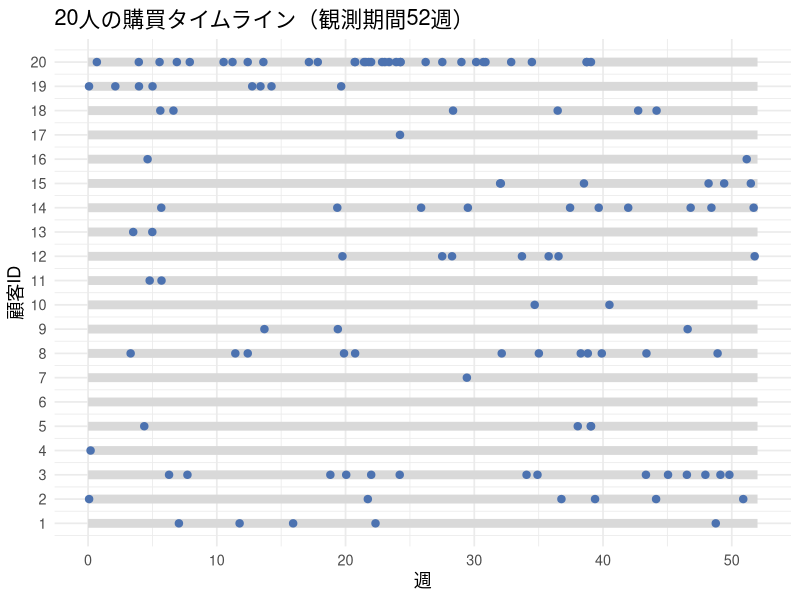
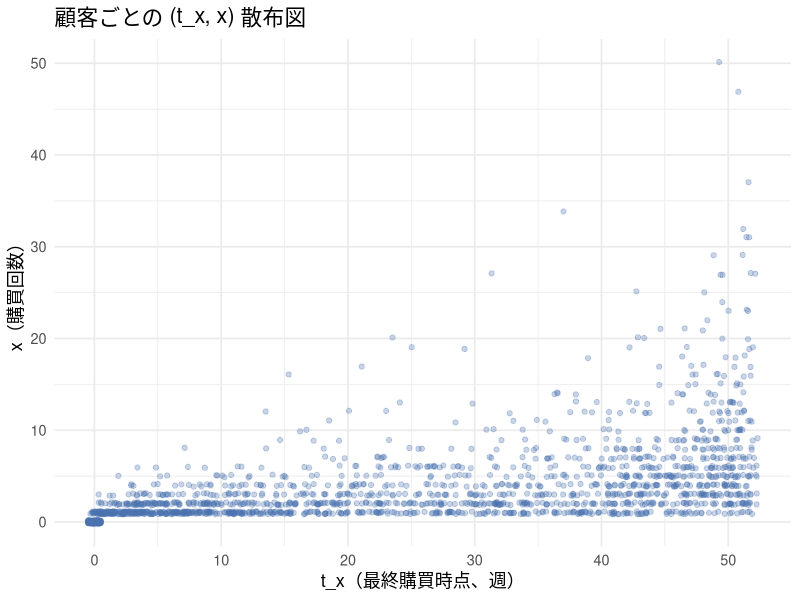
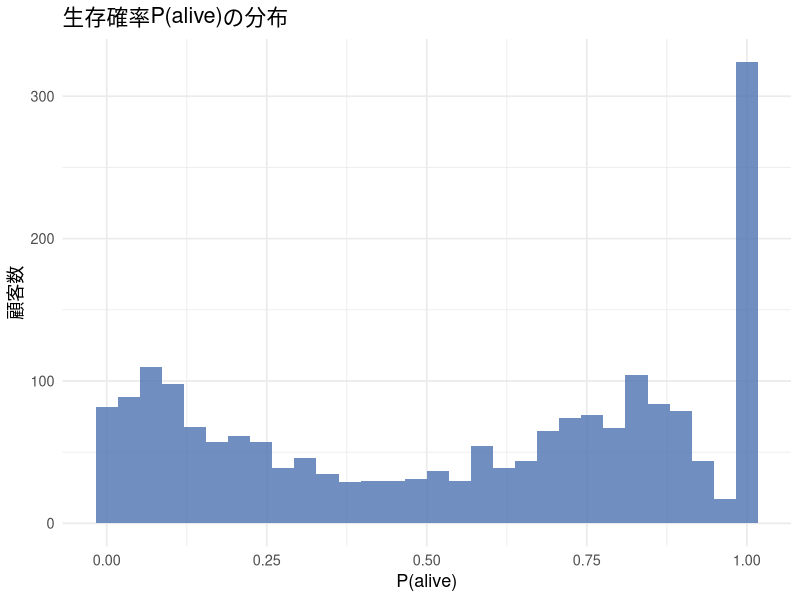
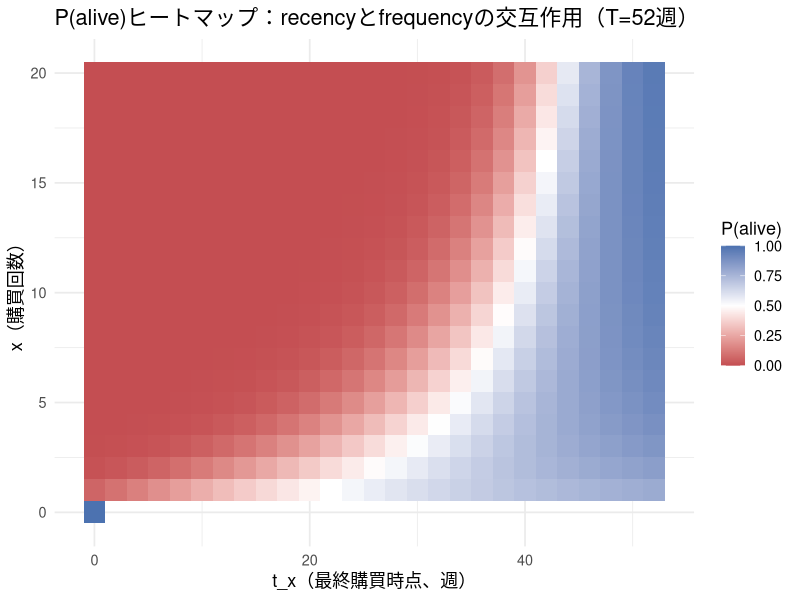
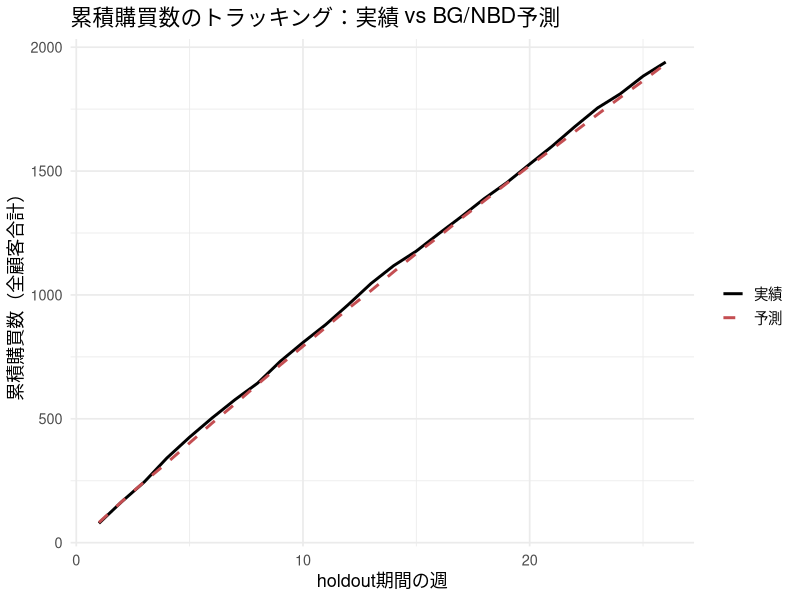
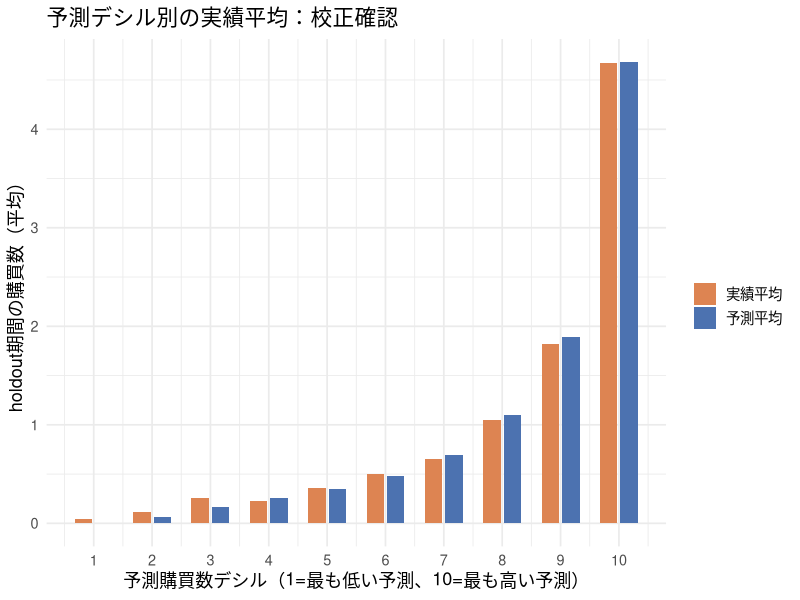
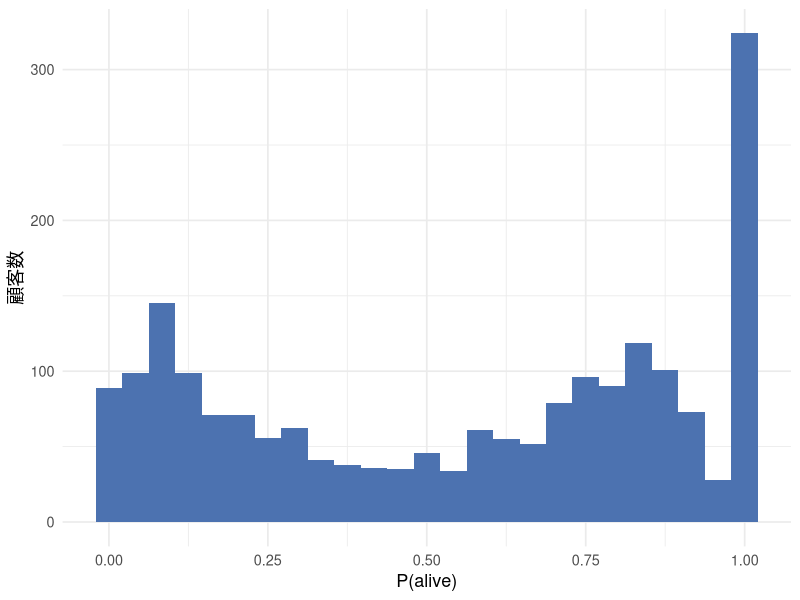
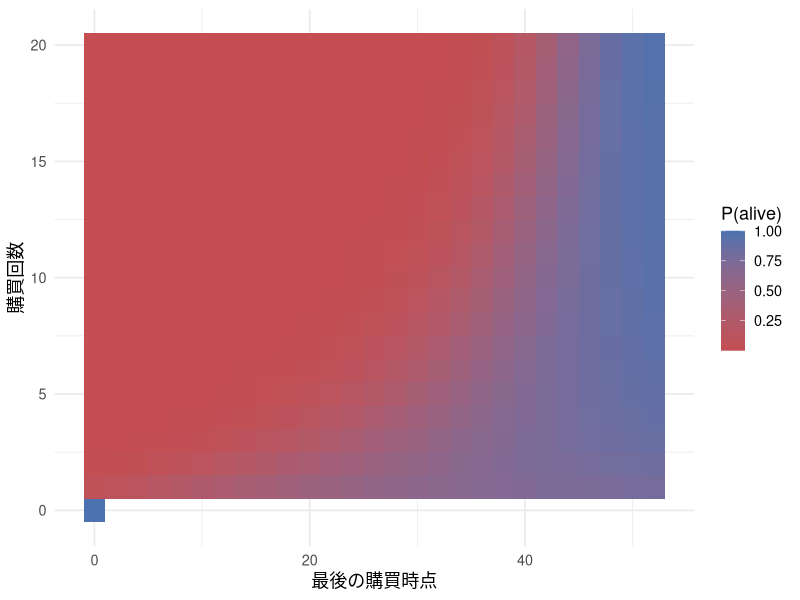

The R script that drew these images, in order:
## ---- chunk 1
#| include: false
library(ggplot2)
library(dplyr)
library(tidyr)
library(knitr)

set.seed(202610)

theme_lecture <- function() {
  fam <- if (Sys.info()[["sysname"]] == "Darwin") "Hiragino Sans" else ""
  theme_minimal(base_size = 13, base_family = fam)
}
theme_set(theme_lecture())
knitr::opts_chunk$set(fig.align = "center", dpi = 144)
options(scipen = 8)



simulate_customer_events <- function(lambda, p_drop, T) {
  t <- 0
  events <- c()
  repeat {
    wait <- rexp(1, rate = lambda)
    t_next <- t + wait
    if (t_next > T) break
    t <- t_next
    events <- c(events, t)
    if (runif(1) < p_drop) break   # 購買直後に確率p_dropで離脱
  }
  events
}

n_demo <- 20
T_demo <- 52
r_demo <- 0.8; alpha_demo <- 6; a_demo <- 0.7; b_demo <- 2.5

lambda_demo <- rgamma(n_demo, shape = r_demo, rate = alpha_demo)
p_demo <- rbeta(n_demo, a_demo, b_demo)

timeline_list <- lapply(1:n_demo, function(i) {
  ev <- simulate_customer_events(lambda_demo[i], p_demo[i], T_demo)
  # 購買0回の顧客は rep(i, 0) が長さ0になり、0行のdata.frameになる（安全）
  data.frame(customer = rep(i, length(ev)), event_time = ev)
})
timeline_df <- do.call(rbind, timeline_list)

ggplot(timeline_df, aes(x = event_time, y = customer)) +
  annotate("segment", x = 0, xend = T_demo, y = 1:n_demo, yend = 1:n_demo,
           color = "gray85", linewidth = 3) +
  geom_point(color = "#4C72B0", size = 2.2) +
  labs(x = "週", y = "顧客ID", title = "20人の購買タイムライン（観測期間52週）") +
  scale_y_continuous(breaks = 1:n_demo)



N <- 2000
T_cal <- 52     # calibration期間（週）
T_holdout <- 26 # holdout期間（週）
T_total <- T_cal + T_holdout

r_true <- 0.8; alpha_true <- 6; a_true <- 0.7; b_true <- 2.5

lambda_true <- rgamma(N, shape = r_true, rate = alpha_true)
p_true <- rbeta(N, a_true, b_true)

# 各顧客の購買イベントを観測期間全体(calibration+holdout)でシミュレーションする
simulate_full_history <- function(lambda, p_drop, T) {
  t <- 0
  events <- c()
  repeat {
    wait <- rexp(1, rate = lambda)
    t_next <- t + wait
    if (t_next > T) break
    t <- t_next
    events <- c(events, t)
    if (runif(1) < p_drop) break
  }
  events
}

all_events <- vector("list", N)
for (i in 1:N) {
  all_events[[i]] <- simulate_full_history(lambda_true[i], p_true[i], T_total)
}

# calibration期間(52週)だけを見て (x, t_x) を作る(holdoutの情報は使わない)
x_cal  <- sapply(all_events, function(ev) sum(ev <= T_cal))
tx_cal <- sapply(all_events, function(ev) {
  ev_cal <- ev[ev <= T_cal]
  if (length(ev_cal) == 0) 0 else max(ev_cal)
})

cat("calibration期間の購買回数xの分布:\n")
table(cut(x_cal, breaks = c(-1, 0, 1, 2, 3, 5, 10, Inf),
          labels = c("0", "1", "2", "3", "4-5", "6-10", "11+")))



scatter_df <- data.frame(x = x_cal, tx = tx_cal)
ggplot(scatter_df, aes(x = tx, y = x)) +
  geom_jitter(alpha = 0.3, width = 0.5, height = 0.15, color = "#4C72B0") +
  labs(x = "t_x（最終購買時点、週）", y = "x（購買回数）",
       title = "顧客ごとの (t_x, x) 散布図")



# logsumexp: log(exp(a) + exp(b)) を数値的に安定に計算する
logsumexp2 <- function(log_a, log_b) {
  m <- pmax(log_a, log_b)
  m + log(exp(log_a - m) + exp(log_b - m))
}

# BG/NBDの対数尤度（ベクトル化: x, tx, Tは同じ長さのベクトル）
bgnbd_loglik <- function(r, alpha, a, b, x, tx, T) {
  ln_Bab <- lbeta(a, b)  # 定数(全顧客共通)

  # 第1項(常に生きている経路)
  ln_A0 <- lbeta(a, b + x) - ln_Bab +
    lgamma(r + x) - lgamma(r) +
    r * log(alpha) - (r + x) * log(alpha + T)

  # 第2項(t_xで離脱していた経路)。x=0の行では式自体を評価しない
  ln_A1 <- rep(-Inf, length(x))
  idx <- x > 0
  ln_A1[idx] <- lbeta(a + 1, b + x[idx] - 1) - ln_Bab +
    lgamma(r + x[idx]) - lgamma(r) +
    r * log(alpha) - (r + x[idx]) * log(alpha + tx[idx])

  logsumexp2(ln_A0, ln_A1)
}

# optimに渡す負の対数尤度。thetaはlog変換した(r,alpha,a,b)を受け取る(正値制約を外すため)
neg_loglik_bgnbd <- function(theta_log, x, tx, T) {
  params <- exp(theta_log)
  r <- params[1]; alpha <- params[2]; a <- params[3]; b <- params[4]
  -sum(bgnbd_loglik(r, alpha, a, b, x, tx, T))
}



theta_init <- log(c(r = 1, alpha = 1, a = 1, b = 1))

opt_result <- optim(
  par = theta_init,
  fn = neg_loglik_bgnbd,
  x = x_cal, tx = tx_cal, T = rep(T_cal, N),
  method = "L-BFGS-B",
  hessian = TRUE
)

theta_hat <- exp(opt_result$par)
names(theta_hat) <- c("r", "alpha", "a", "b")
theta_hat



true_params <- c(r = r_true, alpha = alpha_true, a = a_true, b = b_true)

recovery_df <- data.frame(
  parameter = names(true_params),
  true_value = true_params,
  estimate = round(theta_hat, 4)
)
kable(recovery_df, caption = "真値とMLE推定値の比較（N=2,000、calibration 52週）")



# Hessianはlog-scaleのthetaについてのものなので、delta法で元のスケールのSEに変換する
vcov_log <- solve(opt_result$hessian)
se_log <- sqrt(diag(vcov_log))

# delta法: g(theta) = exp(theta) のとき se(g(theta)) ~ g(theta) * se(theta)
se_orig <- theta_hat * se_log

ci_lower <- theta_hat - 1.96 * se_orig
ci_upper <- theta_hat + 1.96 * se_orig

inference_df <- data.frame(
  parameter = names(true_params),
  true_value = true_params,
  estimate = round(theta_hat, 4),
  se = round(se_orig, 4),
  ci_lower = round(ci_lower, 4),
  ci_upper = round(ci_upper, 4)
)
kable(inference_df, caption = "推定値・標準誤差・95%信頼区間（真値との比較）")



palive_bgnbd <- function(r, alpha, a, b, x, tx, T) {
  ratio <- (alpha + T) / (alpha + tx)
  term <- ifelse(x > 0, (a / (b + x - 1)) * ratio^(r + x), 0)
  1 / (1 + term)
}

# 全顧客にP(alive)を付与する
palive_all <- palive_bgnbd(theta_hat["r"], theta_hat["alpha"], theta_hat["a"], theta_hat["b"],
                           x_cal, tx_cal, T_cal)

cat("P(alive)の要約統計:\n")
summary(palive_all)



ggplot(data.frame(palive = palive_all), aes(x = palive)) +
  geom_histogram(bins = 30, fill = "#4C72B0", alpha = 0.8) +
  labs(x = "P(alive)", y = "顧客数", title = "生存確率P(alive)の分布")



x_grid  <- 0:20
tx_grid <- seq(0, 52, by = 2)

heatmap_df <- expand.grid(x = x_grid, tx = tx_grid)
# t_x > T になる組み合わせ、あるいは x=0なのにtx>0という不可能な組み合わせは除く
heatmap_df <- heatmap_df[heatmap_df$tx <= T_cal & !(heatmap_df$x == 0 & heatmap_df$tx > 0), ]

heatmap_df$palive <- palive_bgnbd(
  theta_hat["r"], theta_hat["alpha"], theta_hat["a"], theta_hat["b"],
  heatmap_df$x, heatmap_df$tx, T_cal
)

ggplot(heatmap_df, aes(x = tx, y = x, fill = palive)) +
  geom_tile() +
  scale_fill_gradient2(low = "#C44E52", mid = "white", high = "#4C72B0",
                        midpoint = 0.5, limits = c(0, 1)) +
  labs(x = "t_x（最終購買時点、週）", y = "x（購買回数）", fill = "P(alive)",
       title = "P(alive)ヒートマップ：recencyとfrequencyの交互作用（T=52週）")



# T=52週、最終購買が44週目(=最後の購買から8週間の沈黙)で固定し、xを変える
tx_fixed <- 44
example_df <- data.frame(x = c(1, 2, 3, 5, 8, 12, 20))
example_df$palive <- palive_bgnbd(
  theta_hat["r"], theta_hat["alpha"], theta_hat["a"], theta_hat["b"],
  example_df$x, tx_fixed, T_cal
)
kable(example_df, digits = 4,
      caption = "recency固定(最終購買から8週間沈黙)でも、frequencyでP(alive)が変わる")



# 生存している1顧客を、予測開始時点0からhorizon_weeks週だけ前向きに走らせる
simulate_future_path <- function(lambda, p_drop, horizon_weeks) {
  t <- 0
  events <- numeric(0)
  repeat {
    t_next <- t + rexp(1, rate = lambda)
    if (t_next > horizon_weeks) break
    t <- t_next
    events <- c(events, t)
    if (runif(1) < p_drop) break  # 将来の各購買直後にも離脱判定
  }
  events
}

# 1顧客の予測期間合計購買数をS本の将来パスで近似する
simulate_future_purchases <- function(r_hat, alpha_hat, a_hat, b_hat,
                                      x, T_cal, p_alive, H, S = 30) {
  lambda_post <- rgamma(S, shape = r_hat + x, rate = alpha_hat + T_cal)
  p_post <- rbeta(S, shape1 = a_hat, shape2 = b_hat + x)
  is_alive <- runif(S) < p_alive
  n_events <- numeric(S)
  for (s in seq_len(S)) {
    if (!is_alive[s]) next
    n_events[s] <- length(simulate_future_path(lambda_post[s], p_post[s], H))
  }
  mean(n_events)
}



# holdout期間を連続時間（単位=週）で前向きに走らせ、(w-1,w]ごとに集計する
simulate_holdout_weekly <- function(r_hat, alpha_hat, a_hat, b_hat,
                                    x, T_cal, p_alive, n_weeks, S = 20) {
  lambda_post <- rgamma(S, shape = r_hat + x, rate = alpha_hat + T_cal)
  p_post <- rbeta(S, shape1 = a_hat, shape2 = b_hat + x)
  is_alive <- runif(S) < p_alive
  weekly_counts <- matrix(0, nrow = S, ncol = n_weeks)
  for (s in seq_len(S)) {
    if (!is_alive[s]) next
    event_times <- simulate_future_path(lambda_post[s], p_post[s], n_weeks)
    if (length(event_times) > 0) {
      # ceiling(t)により、時刻tを実績と同じ区間(w-1,w]へ割り当てる
      weekly_counts[s, ] <- tabulate(ceiling(event_times), nbins = n_weeks)
    }
  }
  colMeans(weekly_counts)
}

# 全顧客についてholdoutの週次予測購買数を積み上げる(計算量を抑えるためS=20)
pred_weekly_matrix <- matrix(0, nrow = N, ncol = T_holdout)
for (i in 1:N) {
  pred_weekly_matrix[i, ] <- simulate_holdout_weekly(
    theta_hat["r"], theta_hat["alpha"], theta_hat["a"], theta_hat["b"],
    x_cal[i], T_cal, palive_all[i], T_holdout, S = 20
  )
}
pred_weekly_total <- colSums(pred_weekly_matrix)
pred_indiv_total  <- rowSums(pred_weekly_matrix)   # 個人ごとの予測合計(デシル分析用)

# 実測: holdout期間(52-78週)の週次購買数
actual_weekly_total <- sapply(1:T_holdout, function(w) {
  sum(sapply(all_events, function(ev) sum(ev > T_cal + w - 1 & ev <= T_cal + w)))
})
actual_indiv_total <- sapply(all_events, function(ev) sum(ev > T_cal))

tracking_summary <- data.frame(
  series = c("実績", "BG/NBD予測"),
  purchases_26_weeks = c(sum(actual_weekly_total), sum(pred_weekly_total))
)
kable(tracking_summary, digits = 1, caption = "holdout 26週の総購買数（再計算結果）")



tracking_df <- data.frame(
  week = 1:T_holdout,
  actual_cum = cumsum(actual_weekly_total),
  predicted_cum = cumsum(pred_weekly_total)
) %>%
  pivot_longer(cols = c(actual_cum, predicted_cum), names_to = "type", values_to = "cum_purchases")

ggplot(tracking_df, aes(x = week, y = cum_purchases, color = type, linetype = type)) +
  geom_line(linewidth = 1) +
  scale_color_manual(values = c("actual_cum" = "black", "predicted_cum" = "#C44E52"),
                      labels = c("実績", "予測")) +
  scale_linetype_manual(values = c("actual_cum" = "solid", "predicted_cum" = "dashed"),
                         labels = c("実績", "予測")) +
  labs(x = "holdout期間の週", y = "累積購買数（全顧客合計）", color = "", linetype = "",
       title = "累積購買数のトラッキング：実績 vs BG/NBD予測")



decile_df <- data.frame(pred = pred_indiv_total, actual = actual_indiv_total) %>%
  mutate(decile = ntile(pred, 10)) %>%
  group_by(decile) %>%
  summarise(pred_mean = mean(pred), actual_mean = mean(actual), n = n())

decile_long <- decile_df %>%
  select(decile, pred_mean, actual_mean) %>%
  pivot_longer(cols = c(pred_mean, actual_mean), names_to = "type", values_to = "value")

ggplot(decile_long, aes(x = decile, y = value, fill = type)) +
  geom_col(position = position_dodge(width = 0.7), width = 0.6) +
  scale_fill_manual(values = c("pred_mean" = "#4C72B0", "actual_mean" = "#DD8452"),
                     labels = c("実績平均", "予測平均")) +
  scale_x_continuous(breaks = 1:10) +
  labs(x = "予測購買数デシル（1=最も低い予測、10=最も高い予測）",
       y = "holdout期間の購買数（平均）", fill = "",
       title = "予測デシル別の実績平均：校正確認")



margin <- 1500          # 1回の購買あたりの粗利(円)
annual_discount <- 0.10 # 実効年率
weekly_discount <- (1 + annual_discount)^(1 / 52) - 1 # 実効週率へ変換
horizon_weeks <- 104    # 2年先まで

compute_clv <- function(r_hat, alpha_hat, a_hat, b_hat, x, T_cal, p_alive,
                        horizon_weeks, weekly_d, margin, S = 200) {
  lambda_post <- rgamma(S, shape = r_hat + x, rate = alpha_hat + T_cal)
  p_post <- rbeta(S, shape1 = a_hat, shape2 = b_hat + x)
  is_alive <- runif(S) < p_alive
  path_value <- numeric(S)
  for (s in seq_len(S)) {
    if (!is_alive[s]) next
    event_times <- simulate_future_path(lambda_post[s], p_post[s], horizon_weeks)
    if (length(event_times) > 0) {
      event_weeks <- ceiling(event_times)
      path_value[s] <- sum(margin / (1 + weekly_d)^event_weeks)
    }
  }
  mean(path_value)
}

# 上位顧客の例(頻繁に買い、最近も購買がある)と平均的顧客の例を比較する
clv_top <- compute_clv(theta_hat["r"], theta_hat["alpha"], theta_hat["a"], theta_hat["b"],
                       x = 15, T_cal = T_cal,
                       p_alive = palive_bgnbd(theta_hat["r"], theta_hat["alpha"],
                                             theta_hat["a"], theta_hat["b"], 15, 50, T_cal),
                       horizon_weeks = horizon_weeks, weekly_d = weekly_discount, margin = margin)

clv_avg <- compute_clv(theta_hat["r"], theta_hat["alpha"], theta_hat["a"], theta_hat["b"],
                       x = 3, T_cal = T_cal,
                       p_alive = palive_bgnbd(theta_hat["r"], theta_hat["alpha"],
                                             theta_hat["a"], theta_hat["b"], 3, 30, T_cal),
                       horizon_weeks = horizon_weeks, weekly_d = weekly_discount, margin = margin)

cat("上位顧客例(x=15,t_x=50)のCLV:", round(clv_top), "円\n")
cat("平均的顧客例(x=3,t_x=30)のCLV:", round(clv_avg), "円\n")
cat("CLV比(上位/平均):", round(clv_top / clv_avg, 2), "倍\n")

## ---- chunk 2
knitr::kable(inference_df, digits=3)
## ---- chunk 3
ggplot(data.frame(palive=palive_all),aes(palive))+geom_histogram(bins=25,fill="#4C72B0")+
  labs(x="P(alive)",y="顧客数")
## ---- chunk 4
ggplot(heatmap_df,aes(tx,x,fill=palive))+geom_tile()+
  scale_fill_gradient(low="#C44E52",high="#4C72B0")+
  labs(x="最後の購買時点",y="購買回数",fill="P(alive)")
## ---- chunk 5
ggplot(tracking_df,aes(week,cum_purchases,color=type))+geom_line(linewidth=1)+
  labs(x="holdoutの週",y="累積購買数",color="系列")
## ---- chunk 6
ggplot(decile_long,aes(decile,value,fill=type))+geom_col(position="dodge")+
  labs(x="予測デシル",y="平均購買回数",fill="系列")
